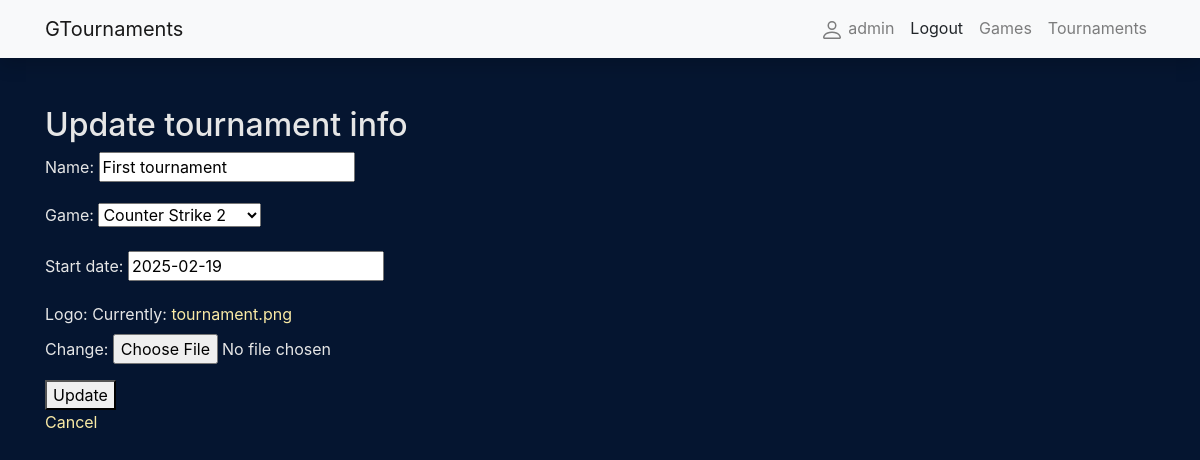
The app's page /tournaments/tournaments/1/update/ (signed in) with its own data.
### tournaments/models.py (models this page shows, shortened)
class Tournament(models.Model):
    name = models.CharField("name", max_length=100)
    game = models.ForeignKey(Game, on_delete=models.CASCADE)
    start_date = models.DateField()
    created_by = models.ForeignKey(User, on_delete=models.CASCADE)
    upvotes = models.ManyToManyField(User, related_name="tournament_upvotes", blank=True)
    logo = models.ImageField(upload_to='tournament_logos/', default="tournament.png")
    STATUS_CHOICES = [
        ('u', 'Upcoming'),
        ('o', 'Ongoing'),
        ('c', 'Completed'),
    ]
    status = models.CharField(max_length=1, choices=STATUS_CHOICES, default='u')

class Game(models.Model):
    game_picture = models.ImageField(upload_to="game_pics", default="game.png")
    name = models.CharField("name", max_length=100)
    description = models.TextField()
    release_date = models.DateField()
    def __str__(self):
        return self.name

### tournaments/views.py (the view, shortened to what this page needs)
# urls.py: path("tournaments/<int:pk>/update/", views.TournamentUpdateView.as_view(), name="tournament-update"),
class TournamentUpdateView(LoginRequiredMixin, UserPassesTestMixin, generic.UpdateView):
    model = Tournament
    form_class = TournamentUpdateForm
    template_name = "tournament_update.html"
    success_url = "/tournaments/tournaments/"
    def test_func(self):
        tournament = self.get_object()
        return self.request.user == tournament.created_by or self.request.user.groups.filter(name="moderator").exists()

### tournaments/forms.py
class TournamentUpdateForm(forms.ModelForm):
    class Meta:
        model = Tournament
        fields = ("name", "game", "start_date", "logo")

### tournaments/templates/tournament_update.html (shortened to what this page needs)
{% extends 'base.html' %}
{% block content %}
<h2>Update tournament info</h2>
<form method="post" enctype="multipart/form-data">
    {{ form.as_p }}
    <button type="submit">Update</button>
</form>
<a href="{% url 'tournament-list' %}">Cancel</a>
{% endblock %}

### tournaments/templates/base.html (shortened to what this page needs)
<!DOCTYPE html>
<html lang="en">
<head>
    <link
            rel="stylesheet"
            href="https://stackpath.bootstrapcdn.com/bootstrap/4.1.3/css/bootstrap.min.css"
    />
    <link
            rel="stylesheet"
            href="https://cdnjs.cloudflare.com/ajax/libs/font-awesome/4.7.0/css/font-awesome.min.css"
    />
    {% load static %}
    <link rel="stylesheet" href="{% static 'css/styles.css' %}"/>
</head>
<body>
<nav
        class="navbar navbar-expand-lg navbar-light bg-light static-top mb-5 shadow"
>
    <div class="container">
        <a class="navbar-brand" href="{% url 'index_nm' %}">
            GTournaments</a
        >
        <div class="collapse navbar-collapse" id="navbarResponsive">
            <ul class="navbar-nav ml-auto">
                {% if user.is_authenticated %}
                <li class="nav-item">
                    <a class="nav-link" href="{% url 'user-profile' %}">
                        {{ user.username }}</a>
                </li>
                <li class="nav-item">
                    <form action="{% url 'logout' %}" method="post" style="display:inline;">
                        <button type="submit" class="nav-link"
                                style="border: none; background: none; color: inherit; cursor: pointer;">
                            Logout
                        </button>
                    </form>
                </li>
                {% endif %}
                <li class="nav-item">
                    <a class="nav-link" href="{% url 'game-all' %}">Games</a>
                </li>
                <li class="nav-item">
                    <a class="nav-link" href="{% url 'tournament-list' %}">Tournaments</a>
                </li>
            </ul>
        </div>
    </div>
</nav>
<div class="container">{% block content %}{% endblock %}</div>
</body>
</html>

### tournaments/static/css/styles.css (style rules this page uses)
p { color: #e6e6e6; }
h2 { color: #e6e6e6; }
a { color: #faeaa5; }

### records on screen
Tournament: name "First tournament", game "Counter Strike 2", start_date "2025-02-19"

### other values on screen
{{ user.username }} "admin"
